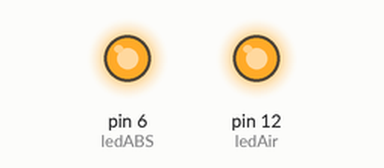
This sketch was run on a simulated Arduino Uno, built with avr-gcc and run on an emulated ATmega328P. On the bench: output pins drawn as LEDs (lit = HIGH).

Above: at 0.1 s.
At 2.9 s:
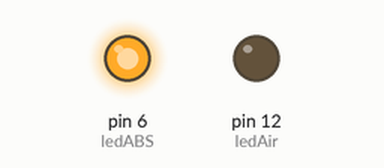
At 3.7 s:
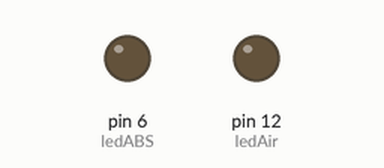
Timing chart, 0 to 5.2 s (numbered marks = the images above):
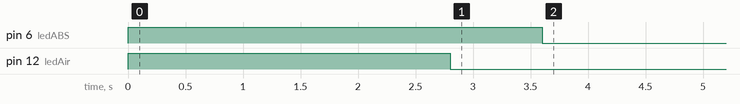

The sketch:

SektchEinsNano.ino
```cpp
int ledABS = 6;
int ledAir = 12;
boolean hasRun = false;

void setup() {
  pinMode(ledABS,OUTPUT);
  pinMode(ledAir,OUTPUT);
}

void loop() {
  if(!hasRun) {
  digitalWrite(ledABS, HIGH);
  digitalWrite(ledAir, HIGH);
  delay(2800);
  digitalWrite(ledAir, LOW);
  delay(800);
  digitalWrite(ledABS, LOW);
  hasRun = true;
  }
}
```

Measured:
- by itself, pin 6 (ledABS): LOW → HIGH at 0.00 s, → LOW 3.6 s later
- by itself, pin 12 (ledAir): LOW → HIGH at 0.00 s, → LOW 2.8 s later
